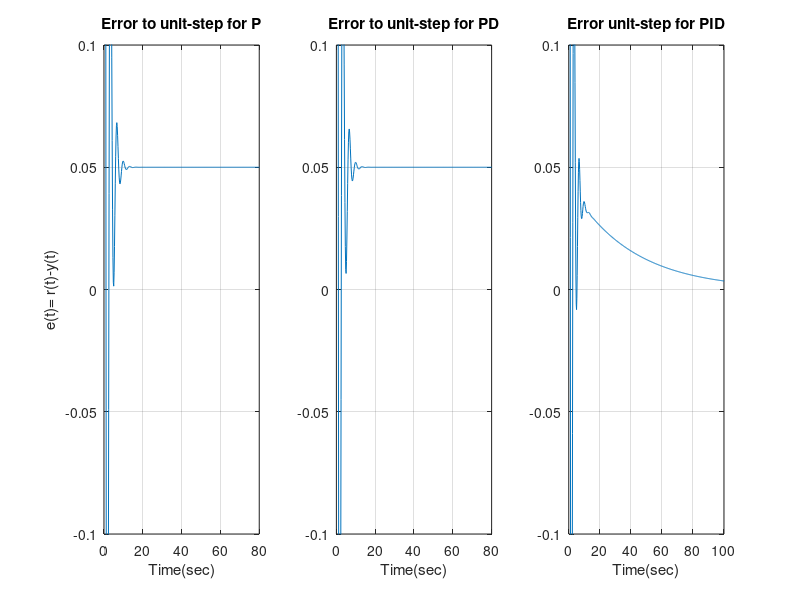
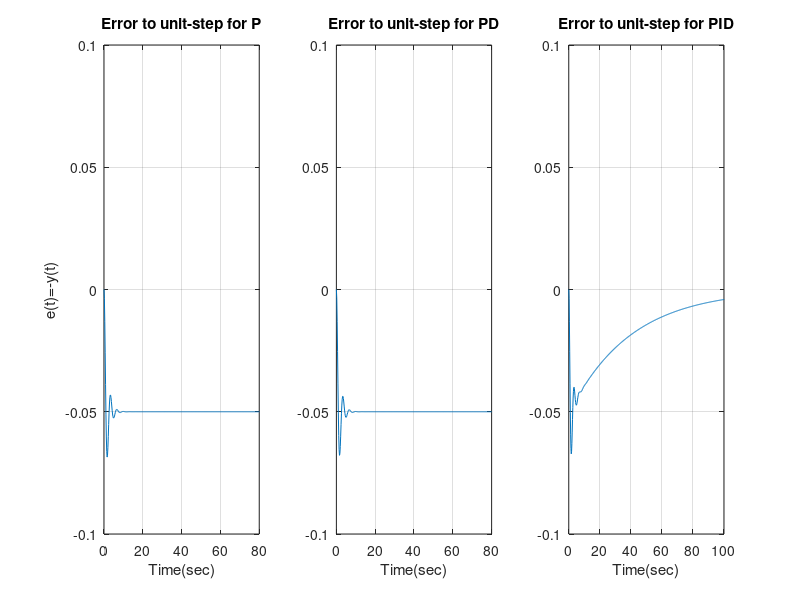
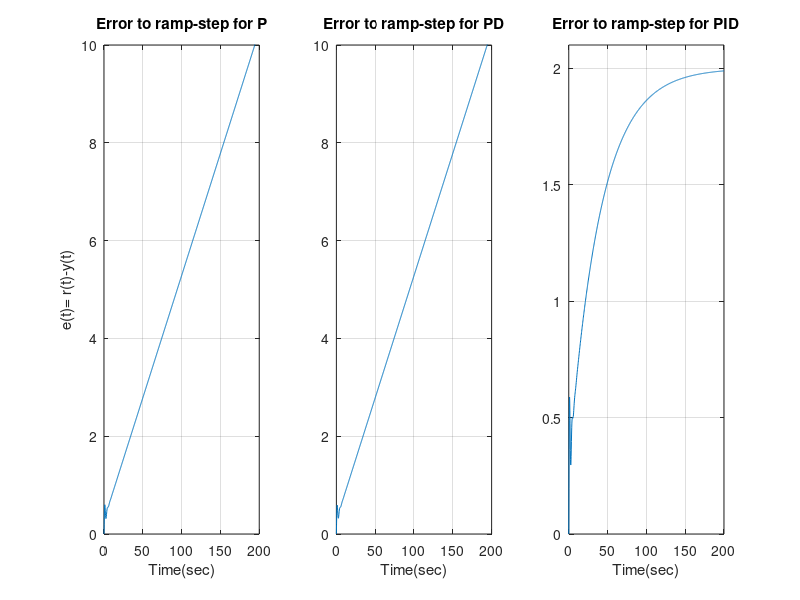
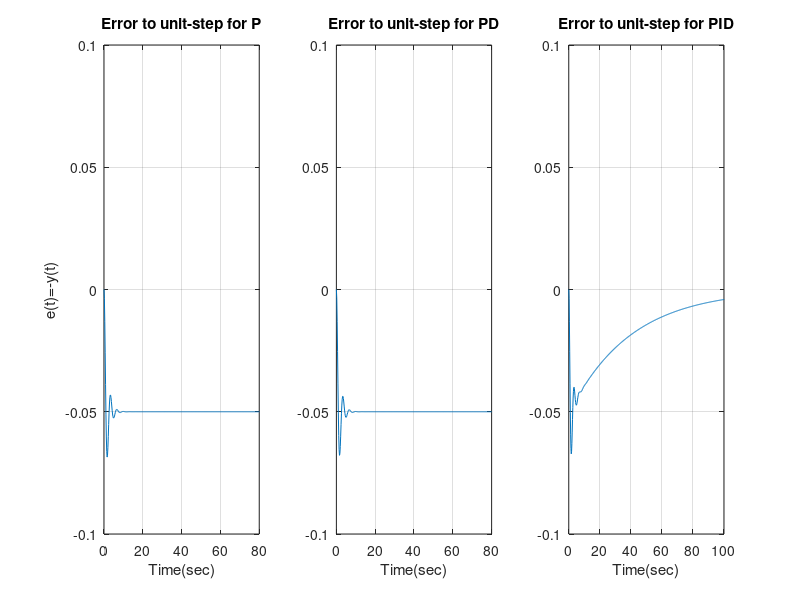

The MATLAB script that drew these images, in order:
%Faizan Mir
%Error tracking wrt Reference input
%HW4

%% R to Y (Tracking) 
G = tf([1],[5 6 1]);       % Plant 
kP =19; kI = 0.5; kD = 4/19; s= tf('s'); 
D_P = kP; % P controller 
D_PD = kP + kD*s; % PD controller 
D_PID = kP + kI/s + kD*s; % PID controller 
t = linspace(0,200,1000); 
  
T_P = D_P*G/(1 + D_P*G); 
T_PD = D_PD*G/(1 + D_PD*G); 
T_PID = D_PID*G/(1 + D_PID*G); 
  
[y1_s,t] = step(T_P,t); e1_s = 1-y1_s; 
[y2_s,t] = step(T_PD,t); e2_s = 1-y2_s; 
[y3_s,t] = step(T_PID,t); e3_s = 1-y3_s; 
  
%Ploting for unit-step response 
figure 
subplot(1,3,1); 
plot(t,e1_s) 
hold on 
xlabel('Time(sec)'); 
ylabel('e(t)= r(t)-y(t)'); 
title('Error to unit-step for P');
axis([0 80 -0.1 0.1]); 
grid on
subplot(1,3,2); 
plot(t,e2_s) 
hold on  
xlabel('Time(sec)'); 
title('Error to unit-step for PD'); 
axis([0 80 -0.1 0.1]); 
grid on
subplot(1,3,3); 
plot(t,e3_s) 
hold on 
xlabel('Time(sec)'); title('Error unit-step for PID'); 
axis([0 100 -0.1 0.1]); 
grid on
  
% Unit-ramp response 
ramp = t; 
[y1_r,t] = lsim(T_P,ramp,t); e1_r = ramp-y1_r; 
%% W to Y (Disturbance) 
G = tf([1],[5 6 1]);       % Plant 
kP =19; kI = 0.5; kD = 4/19; s= tf('s'); 
D_P = kP; % P controller 
D_PD = kP + kD*s; % PD controller 
D_PID = kP + kI/s + kD*s; % PID controller 
t = linspace(0,200,1000); 
  
Tw_P = G/(1 + D_P*G); 
Tw_PD = G/(1 + D_PD*G); 
Tw_PID = G/(1 + D_PID*G); 
  
[y4_s,t] = step(Tw_P,t); e4_s = -y4_s; 
[y5_s,t] = step(Tw_PD,t); e5_s = -y5_s; 
[y6_s,t] = step(Tw_PID,t); e6_s = -y6_s; 
 
%Ploting for unit-step response 
figure 
subplot(1,3,1); 
plot(t,e4_s) 
hold on 
xlabel('Time(sec)');
ylabel('e(t)=-y(t)'); 
title('Error to unit-step for P'); 
axis([0 80 -0.1 0.1]); 
grid on
subplot(1,3,2); plot(t,e5_s) 
hold on  
xlabel('Time(sec)'); title('Error to unit-step for PD'); 
axis([0 80 -0.1 0.1]); 
grid on
subplot(1,3,3); 
plot(t,e6_s) 
hold on 
xlabel('Time(sec)'); 
title('Error to unit-step for PID'); 
axis([0 100 -0.1 0.1]); 
grid on
  
ramp = t; 
[y4_r,t] = lsim(Tw_P,ramp,t); e4_r = -y4_r; 
[y5_r,t] = lsim(Tw_PD,ramp,t); e5_r = -y5_r; 

[y2_r,t] = lsim(T_PD,ramp,t); e2_r = ramp-y2_r; 
[y3_r,t] = lsim(T_PID,ramp,t); e3_r = ramp-y3_r; 
 
%Ploting for unit-ramp response 
figure 
subplot(1,3,1); plot(t,e1_r) 
hold on 
xlabel('Time(sec)'); 
ylabel('e(t)= r(t)-y(t)'); 
title('Error to ramp-step for P'); 
axis([0 200 0 10]); 
grid on
subplot(1,3,2); 
plot(t,e2_r) 
hold on  
xlabel('Time(sec)'); 
title('Error to ramp-step for PD'); 
axis([0 200 0 10]); 
grid on
subplot(1,3,3);
plot(t,e3_r) 
hold on 
xlabel('Time(sec)'); 
title('Error to ramp-step for PID'); 
axis([0 200 0 2.1]); 
grid on


%% W to Y (Disturbance) 
G = tf([1],[5 6 1]);       % Plant 
kP =19; kI = 0.5; kD = 4/19; s= tf('s'); 
D_P = kP; % P controller 
D_PD = kP + kD*s; % PD controller 
D_PID = kP + kI/s + kD*s; % PID controller 
t = linspace(0,200,1000); 
  
Tw_P = G/(1 + D_P*G); 
Tw_PD = G/(1 + D_PD*G); 
Tw_PID = G/(1 + D_PID*G); 
  
[y4_s,t] = step(Tw_P,t); e4_s = -y4_s; 
[y5_s,t] = step(Tw_PD,t); e5_s = -y5_s; 
[y6_s,t] = step(Tw_PID,t); e6_s = -y6_s; 
 
%Ploting for unit-step response 
figure 
subplot(1,3,1); 
plot(t,e4_s) 
hold on 
xlabel('Time(sec)'); 
ylabel('e(t)=-y(t)'); 
title('Error to unit-step for P'); 
axis([0 80 -0.1 0.1]); 
grid on
subplot(1,3,2); 
plot(t,e5_s) 
hold on  
xlabel('Time(sec)'); 
title('Error to unit-step for PD'); 
axis([0 80 -0.1 0.1]);
grid on
subplot(1,3,3); 
plot(t,e6_s) 
hold on 
xlabel('Time(sec)'); 
title('Error to unit-step for PID');
axis([0 100 -0.1 0.1]); 
grid on
  
ramp = t; 
[y4_r,t] = lsim(Tw_P,ramp,t); e4_r = -y4_r; 
[y5_r,t] = lsim(Tw_PD,ramp,t); e5_r = -y5_r;

[y6_r,t] = lsim(Tw_PID,ramp,t); e6_r = -y6_r; 
%Ploting for unit-ramp response 
figure 
subplot(1,3,1); 
plot(t,e4_r) 
hold on 
xlabel('Time(sec)'); 
ylabel('e(t)=-y(t)'); 
title('Error to ramp-step for P'); axis([0 200 -10 0]); 
grid on
subplot(1,3,2); 
plot(t,e5_r) 
hold on  
xlabel('Time(sec)');
title('Error to ramp-step for PD'); 
axis([0 200 -10 0]); 
grid on
subplot(1,3,3); 
plot(t,e6_r) 
hold on 
xlabel('Time(sec)'); title('Error to ramp-step for PID'); 
axis([0 200 -2.2 0]); 
grid on